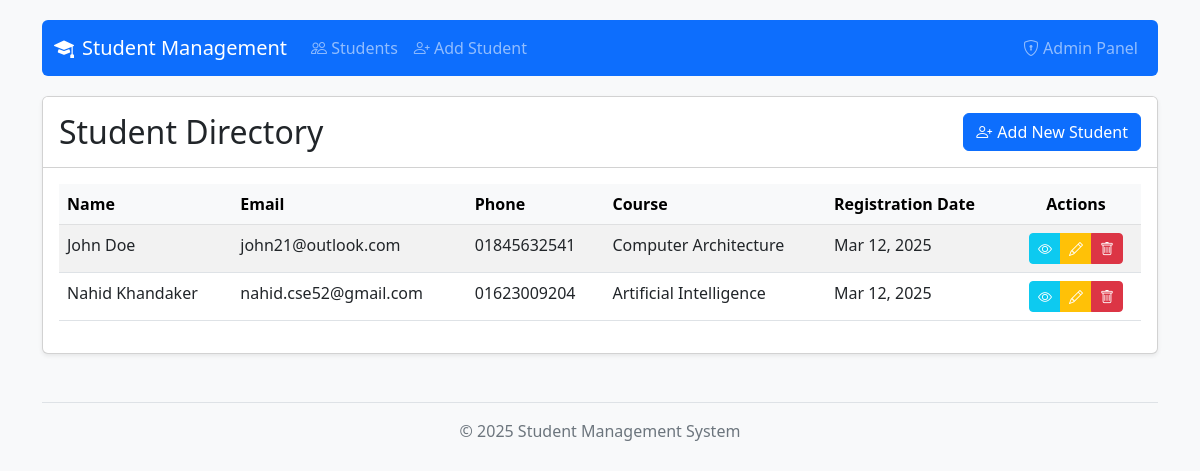
The app's page /, older data.
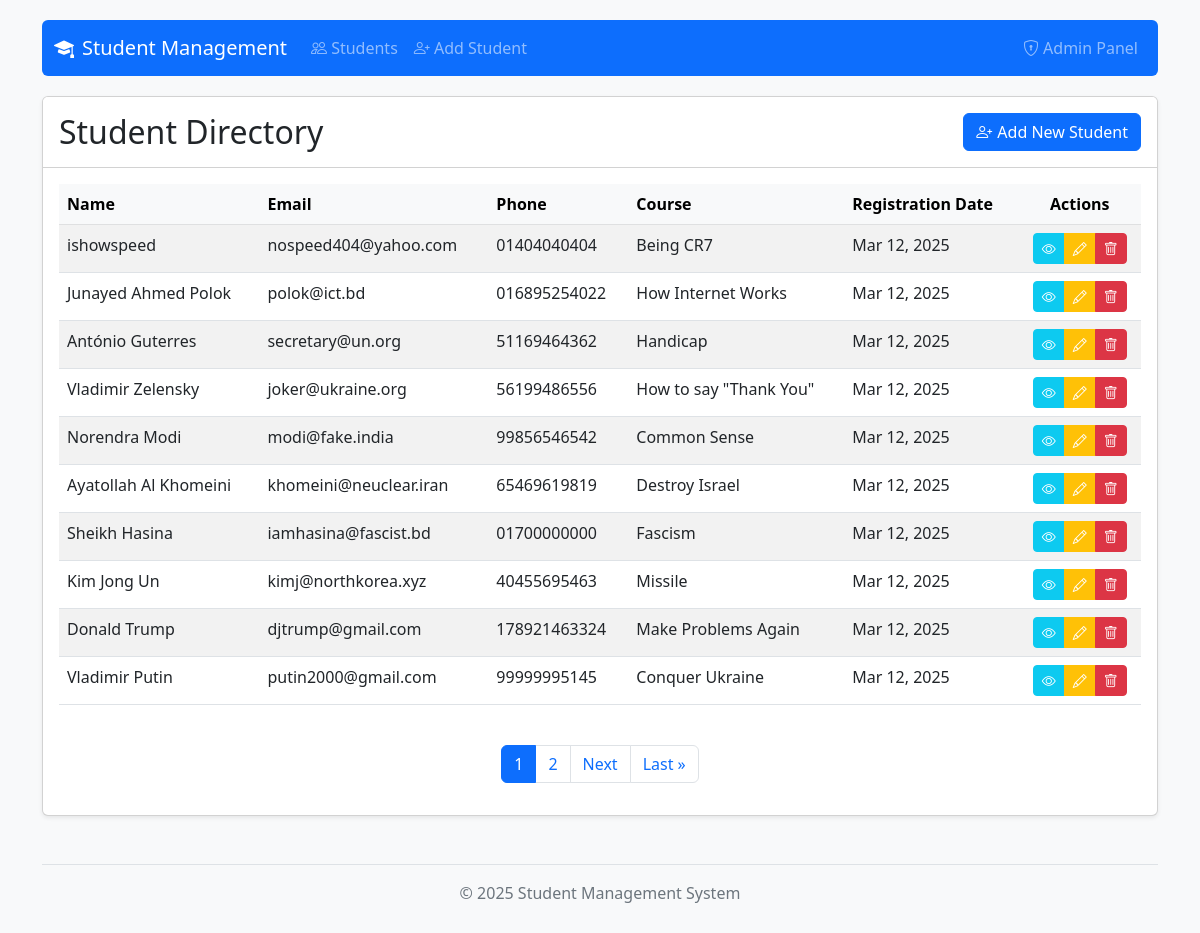
The same page, newer data.
### students/models.py (models this page shows, shortened)
class Student(models.Model):
    name = models.CharField(max_length=100)
    email = models.EmailField(unique=True)
    phone = models.CharField(max_length=20)
    course = models.CharField(max_length=50)
    is_active = models.BooleanField(default=True)
    created_at = models.DateTimeField(auto_now_add=True)
    updated_at = models.DateTimeField(auto_now=True)
    class Meta:
        ordering = ['-created_at']
        verbose_name = 'Student'
        verbose_name_plural = 'Students'

### students/views.py (the view)
# urls.py: path('', StudentListView.as_view(), name='student-list'),
class StudentListView(ListView):
    model = Student
    template_name = 'students/student_list.html'
    context_object_name = 'students'
    paginate_by = 10
    def get_queryset(self):
        return Student.objects.filter(is_active=True)

### templates/students/student_list.html (shortened to what the changed rows need)
{% extends 'students/base.html' %}
{% block content %}
    <div class="row">
        <div class="col-md-12">
            <div class="card">
                <div class="card-header d-flex justify-content-between align-items-center bg-white py-3">
                    <h2 class="card-title m-0">Student Directory</h2>
                </div>
                <div class="card-body">
                    {% if students %}
                        <div class="table-responsive">
                            <table class="table table-striped table-hover">
                                <thead class="table-light">
                                    <tr>
                                        <th>Name</th>
                                        <th>Email</th>
                                        <th>Phone</th>
                                        <th>Course</th>
                                        <th>Registration Date</th>
                                        <th class="text-center">Actions</th>
                                    </tr>
                                </thead>
                                <tbody>
                                    {% for student in students %}
                                        <tr>
                                            <td>{{ student.name }}</td>
                                            <td>{{ student.email }}</td>
                                            <td>{{ student.phone }}</td>
                                            <td>{{ student.course }}</td>
                                            <td>{{ student.created_at|date:"M d, Y" }}</td>
                                            <td class="text-center">
                                                <div class="btn-group" role="group">
                                                    <a href="{% url 'student-detail' student.id %}" class="btn btn-sm btn-info text-white">
                                                        <i class="bi bi-eye"></i>
                                                    </a>
                                                    <a href="{% url 'student-update' student.id %}" class="btn btn-sm btn-warning text-white">
                                                        <i class="bi bi-pencil"></i>
                                                    </a>
                                                    <a href="{% url 'student-delete' student.id %}" class="btn btn-sm btn-danger">
                                                        <i class="bi bi-trash"></i>
                                                    </a>
                                                </div>
                                            </td>
                                        </tr>
                                    {% endfor %}
                                </tbody>
                            </table>
                        </div>
                        {% if is_paginated %}
                            <nav aria-label="Page navigation" class="mt-4">
                                <ul class="pagination justify-content-center">
                                    {% for num in page_obj.paginator.page_range %}
                                        {% if page_obj.number == num %}
                                            <li class="page-item active">
                                                <span class="page-link">{{ num }}</span>
                                            </li>
                                        {% elif num > page_obj.number|add:'-3' and num < page_obj.number|add:'3' %}
                                            <li class="page-item">
                                                <a class="page-link" href="?page={{ num }}">{{ num }}</a>
                                            </li>
                                        {% endif %}
                                    {% endfor %}
                                    {% if page_obj.has_next %}
                                        <li class="page-item">
                                            <a class="page-link" href="?page={{ page_obj.next_page_number }}">Next</a>
                                        </li>
                                        <li class="page-item">
                                            <a class="page-link" href="?page={{ page_obj.paginator.num_pages }}">Last &raquo;</a>
                                        </li>
                                    {% endif %}
                                </ul>
                            </nav>
                        {% endif %}
                    {% endif %}
                </div>
            </div>
        </div>
    </div>
{% endblock %}

Row changes from the older to the newer data that the page shows:
no longer on this page (row unchanged): Student: name "John Doe", email "john21@outlook.com", phone "01845632541", course "Computer Architecture", created_at "Mar 12, 2025"
no longer on this page (row unchanged): Student: name "Nahid Khandaker", email "nahid.cse52@gmail.com", phone "01623009204", course "Artificial Intelligence", created_at "Mar 12, 2025"
added Student: name "ishowspeed", email "nospeed404@yahoo.com", phone "01404040404", course "Being CR7", created_at "Mar 12, 2025"
added Student: name "Junayed Ahmed Polok", email "polok@ict.bd", phone "016895254022", course "How Internet Works", created_at "Mar 12, 2025"
added Student: name "António Guterres", email "secretary@un.org", phone "51169464362", course "Handicap", created_at "Mar 12, 2025"
added Student: name "Vladimir Zelensky", email "joker@ukraine.org", phone "56199486556", course "How to say \"Thank You\"", created_at "Mar 12, 2025"
added Student: name "Norendra Modi", email "modi@fake.india", phone "99856546542", course "Common Sense", created_at "Mar 12, 2025"
added Student: name "Ayatollah Al Khomeini", email "khomeini@neuclear.iran", phone "65469619819", course "Destroy Israel", created_at "Mar 12, 2025"
added Student: name "Sheikh Hasina", email "iamhasina@fascist.bd", phone "01700000000", course "Fascism", created_at "Mar 12, 2025"
added Student: name "Kim Jong Un", email "kimj@northkorea.xyz", phone "40455695463", course "Missile", created_at "Mar 12, 2025"
added Student: name "Donald Trump", email "djtrump@gmail.com", phone "178921463324", course "Make Problems Again", created_at "Mar 12, 2025"
added Student: name "Vladimir Putin", email "putin2000@gmail.com", phone "99999995145", course "Conquer Ukraine", created_at "Mar 12, 2025"
Text that changed along with them:
new list line: "1"
new list line: "2"
text now shown: "Next Last »"
